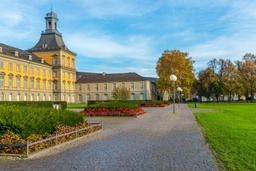
#> input picture filtering/data/bonn.jpg, 256 x 171 px, shrunk from 758 x 506 before the run; the run also reads 1 picture not shown here
$ python denoising_and_optimization.py
#> lines starting #> are read from the running program, lines starting #| are printed output that depends on the picture; long printed decimals are rounded
import cv2
import numpy as np
import time
from skimage.metrics import peak_signal_noise_ratio
import matplotlib.pyplot as plt


# Load image
original_img_color = cv2.imread('data/bonn.jpg')
#> original_img_color is the input picture: shape (171, 256, 3); mean B, G, R 130.5, 143, 125.4
original_img_gray = cv2.cvtColor(original_img_color, cv2.COLOR_BGR2GRAY)
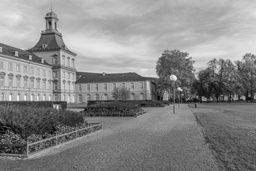
#> original_img_gray: shape (171, 256); min 3, max 252, mean 136.3

# Load noisy image
noisy_img = cv2.imread('data/bonn_noisy.jpg')
noisy_img = cv2.cvtColor(noisy_img, cv2.COLOR_BGR2GRAY)
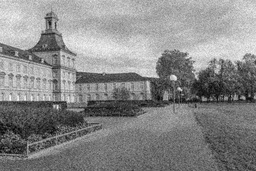
#> noisy_img: shape (171, 256); min 0, max 255, mean 135.8
noisy_img_float_01 = noisy_img.astype(np.float32) / 255.0

psnr_noisy = peak_signal_noise_ratio(original_img_gray, noisy_img)
#> psnr_noisy = 28.8
print(f"PSNR of HIGHLY Noisy Image (Mixed Noise): {psnr_noisy:.2f} dB")
#| PSNR of HIGHLY Noisy Image (Mixed Noise): 28.80 dB

plt.figure(figsize=(10, 5))
plt.subplot(1, 2, 1)
plt.imshow(original_img_gray, cmap='gray')
plt.title('Original Grayscale Image')
plt.axis('off')

plt.subplot(1, 2, 2)
plt.imshow(noisy_img, cmap='gray')
plt.title(f'Noisy Image (Mixed Noise PSNR: {psnr_noisy:.2f} dB)')
plt.axis('off')

plt.tight_layout()
plt.show()
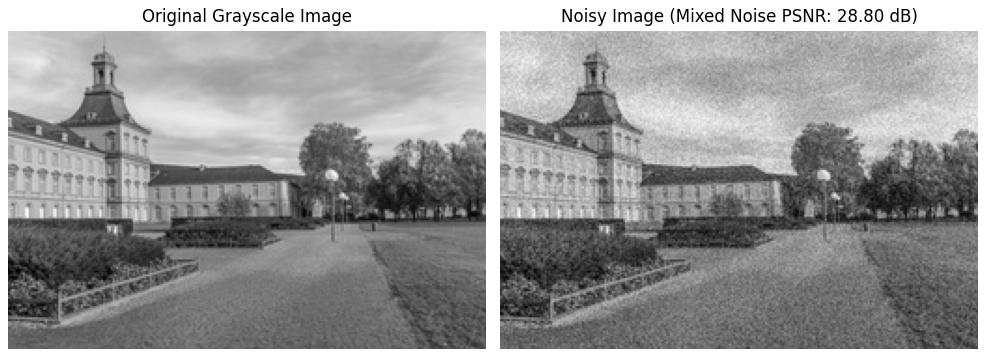
#> figure drawn by matplotlib, 2 panels


# Custom Filter Definitions
def custom_gaussian_filter(image, kernel_size, sigma):
    """Custom Gaussian Filter (Convolution from scratch)"""
    pad_width = kernel_size // 2
    padded_image = np.pad(image, pad_width, mode='reflect')
    output_image = np.zeros_like(image, dtype=np.float32)
    ax = np.arange(-pad_width, pad_width + 1)
    xx, yy = np.meshgrid(ax, ax)
    kernel = np.exp(-(xx ** 2 + yy ** 2) / (2. * sigma ** 2))
    kernel /= np.sum(kernel)

    for i in range(image.shape[0]):
        for j in range(image.shape[1]):
            output_image[i, j] = np.sum(padded_image[i:i + kernel_size, j:j + kernel_size] * kernel)
    return output_image


def calculate_median(values):
    sorted_values = sorted(values)
    n = len(sorted_values)

    mid = n // 2

    if n % 2 == 1:
        return sorted_values[mid]
    else:
        return (sorted_values[mid - 1] + sorted_values[mid]) / 2.0

def custom_median_filter(image, kernel_size):
    """Custom Median Filter (Median calculation from scratch)"""
    pad_width = kernel_size // 2
    padded_image = np.pad(image, pad_width, mode='reflect')
    output_image = np.zeros_like(image, dtype=np.float32)
    for i in range(image.shape[0]):
        for j in range(image.shape[1]):
            output_image[i, j] = calculate_median(padded_image[i:i + kernel_size, j:j + kernel_size].flatten())
    return output_image


def custom_bilateral_filter(image, d, sigma_color, sigma_space):
    """Custom Bilateral Filter"""
    pad_width = d // 2
    padded_image = np.pad(image, pad_width, mode='reflect')
    output_image = np.zeros_like(image, dtype=np.float32)

    # sigma_color is provided in 0-1 float range, matching input image range
    for i in range(image.shape[0]):
        for j in range(image.shape[1]):
            center_pixel = padded_image[i + pad_width, j + pad_width]
            weight_sum = 0
            filtered_pixel_value = 0

            for k in range(d):
                for l in range(d):
                    current_pixel = padded_image[i + k, j + l]

                    # Domain Kernel
                    dist_sq = (k - pad_width) ** 2 + (l - pad_width) ** 2
                    spatial_weight = np.exp(-dist_sq / (2 * sigma_space ** 2))

                    # Range Kernel
                    intensity_diff_sq = (current_pixel - center_pixel) ** 2
                    range_weight = np.exp(-intensity_diff_sq / (2 * sigma_color ** 2))

                    combined_weight = spatial_weight * range_weight
                    weight_sum += combined_weight
                    filtered_pixel_value += combined_weight * current_pixel

            output_image[i, j] = filtered_pixel_value / weight_sum
    return output_image


# Filter Application - Using Default/Non-Optimal Parameters
print("\n--- Filter Application ---")

# Default Parameters
K_DEFAULT = 7           # Kernel size for Gaussian and Median filters (7x7)
S_DEFAULT = 2.0         # Sigma for Gaussian filter
D_DEFAULT = 9           # Diameter for Bilateral filter (9x9 neighborhood)
SC_DEFAULT = 100        # Sigma Color (sigma_r) for cv2.bilateralFilter - in [0-255] range
SS_DEFAULT = 75         # Sigma Space (sigma_d) for cv2.bilateralFilter

# -------------------------- a) Gaussian Filter --------------------------
print("a) Applying Gaussian Filter...")
# CV2
denoised_gaussian_cv2 = cv2.GaussianBlur(noisy_img, (K_DEFAULT, K_DEFAULT), S_DEFAULT)
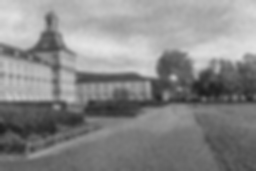
#> denoised_gaussian_cv2: shape (171, 256); min 29, max 228, mean 135.8
psnr_gaussian_cv2 = peak_signal_noise_ratio(original_img_gray, denoised_gaussian_cv2)
#> psnr_gaussian_cv2 = 25.6
# Custom
gaussian_custom_float = custom_gaussian_filter(noisy_img_float_01, kernel_size=K_DEFAULT, sigma=S_DEFAULT)
#> in custom_gaussian_filter, `padded_image = np.pad(image, pad_width, mode='reflect')`:
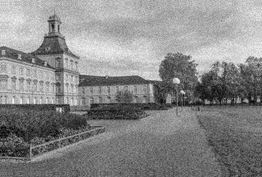
#> padded_image: shape (177, 262) float32; min 0, max 1, mean 0.533
denoised_gaussian_custom = (gaussian_custom_float * 255).astype(np.uint8)
psnr_gaussian_custom = peak_signal_noise_ratio(original_img_gray, denoised_gaussian_custom)
#> psnr_gaussian_custom = 25.59

plt.figure(figsize=(15, 5))
plt.subplot(1, 3, 1)
plt.imshow(noisy_img, cmap='gray')
plt.title(f'Noisy Image (PSNR: {psnr_noisy:.2f} dB)')
plt.axis('off')
plt.subplot(1, 3, 2)
plt.imshow(denoised_gaussian_cv2, cmap='gray')
plt.title(f'CV2 Gaussian (PSNR: {psnr_gaussian_cv2:.2f} dB)')
plt.axis('off')
plt.subplot(1, 3, 3)
plt.imshow(denoised_gaussian_custom, cmap='gray')
plt.title(f'Custom Gaussian (PSNR: {psnr_gaussian_custom:.2f} dB)')
plt.axis('off')
plt.suptitle('a) Gaussian Filter Results (CV2 vs. Custom)', fontweight='bold')
plt.tight_layout()
plt.show()

# -------------------------- b) Median Filter --------------------------
print("b) Applying Median Filter...")
# CV2
denoised_median_cv2 = cv2.medianBlur(noisy_img, K_DEFAULT)
psnr_median_cv2 = peak_signal_noise_ratio(original_img_gray, denoised_median_cv2)
#> psnr_median_cv2 = 25.02
# Custom
median_custom_float = custom_median_filter(noisy_img_float_01, kernel_size=K_DEFAULT)
#> the loop in custom_median_filter, `for i in range(image.shape[0]):` made 171 passes
denoised_median_custom = (median_custom_float * 255).astype(np.uint8)
psnr_median_custom = peak_signal_noise_ratio(original_img_gray, denoised_median_custom)

plt.figure(figsize=(15, 5))
plt.subplot(1, 3, 1)
plt.imshow(noisy_img, cmap='gray')
plt.title(f'Noisy Image (PSNR: {psnr_noisy:.2f} dB)')
plt.axis('off')
plt.subplot(1, 3, 2)
plt.imshow(denoised_median_cv2, cmap='gray')
plt.title(f'CV2 Median (PSNR: {psnr_median_cv2:.2f} dB)')
plt.axis('off')
plt.subplot(1, 3, 3)
plt.imshow(denoised_median_custom, cmap='gray')
plt.title(f'Custom Median (PSNR: {psnr_median_custom:.2f} dB)')
plt.axis('off')
plt.suptitle('b) Median Filter Results (CV2 vs. Custom)', fontweight='bold')
plt.tight_layout()
plt.show()

# -------------------------- c) Bilateral Filter --------------------------
print("c) Applying Bilateral Filter...")
# CV2
denoised_bilateral_cv2 = cv2.bilateralFilter(noisy_img, D_DEFAULT, SC_DEFAULT, SS_DEFAULT)
psnr_bilateral_cv2 = peak_signal_noise_ratio(original_img_gray, denoised_bilateral_cv2)
# Custom (sigma_color scaled for 0-1 input image range)
bilateral_custom_float = custom_bilateral_filter(noisy_img_float_01, d=D_DEFAULT, sigma_color=SC_DEFAULT / 255.0,
                                                 sigma_space=SS_DEFAULT)
#> in custom_bilateral_filter, `padded_image = np.pad(image, pad_width, mode='reflect')`:
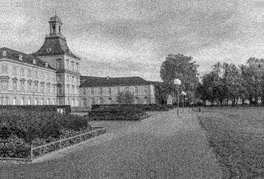
#> padded_image: shape (179, 264) float32; min 0, max 1, mean 0.534
denoised_bilateral_custom = (bilateral_custom_float * 255).astype(np.uint8)
psnr_bilateral_custom = peak_signal_noise_ratio(original_img_gray, denoised_bilateral_custom)

plt.figure(figsize=(15, 5))
plt.subplot(1, 3, 1)
plt.imshow(noisy_img, cmap='gray')
plt.title(f'Noisy Image (PSNR: {psnr_noisy:.2f} dB)')
plt.axis('off')
plt.subplot(1, 3, 2)
plt.imshow(denoised_bilateral_cv2, cmap='gray')
plt.title(f'CV2 Bilateral (PSNR: {psnr_bilateral_cv2:.2f} dB)')
plt.axis('off')
plt.subplot(1, 3, 3)
plt.imshow(denoised_bilateral_custom, cmap='gray')
plt.title(f'Custom Bilateral (PSNR: {psnr_bilateral_custom:.2f} dB)')
plt.axis('off')
plt.suptitle('c) Bilateral Filter Results (CV2 vs. Custom)', fontweight='bold')
plt.tight_layout()
plt.show()


# Performance Comparison
print("\n--- d) Performance Comparison ---")
print("Comparing all three filters using default parameters:\n")

print(f"Gaussian Filter  - PSNR: {psnr_gaussian_cv2:.2f} dB (kernel_size={K_DEFAULT}, sigma={S_DEFAULT})")
#| Gaussian Filter  - PSNR: 25.60 dB (kernel_size=7, sigma=2.0)
print(f"Median Filter    - PSNR: {psnr_median_cv2:.2f} dB (kernel_size={K_DEFAULT})")
#| Median Filter    - PSNR: 25.02 dB (kernel_size=7)
print(f"Bilateral Filter - PSNR: {psnr_bilateral_cv2:.2f} dB (d={D_DEFAULT}, sigma_color={SC_DEFAULT}, sigma_space={SS_DEFAULT})")
#| Bilateral Filter - PSNR: 25.63 dB (d=9, sigma_color=100, sigma_space=75)

# Determine which filter performs best
filter_psnrs = {
    'Gaussian': psnr_gaussian_cv2,
    'Median': psnr_median_cv2,
    'Bilateral': psnr_bilateral_cv2
}
best_filter = max(filter_psnrs, key=filter_psnrs.get)
print(f"\n** Best performing filter with default parameters: {best_filter} (PSNR: {filter_psnrs[best_filter]:.2f} dB) **\n")
#| ** Best performing filter with default parameters: Bilateral (PSNR: 25.63 dB) **

# Display side-by-side comparison
plt.figure(figsize=(16, 4))
plt.subplot(1, 4, 1)
plt.imshow(noisy_img, cmap='gray')
plt.title(f'Noisy Image\nPSNR: {psnr_noisy:.2f} dB')
plt.axis('off')

plt.subplot(1, 4, 2)
plt.imshow(denoised_gaussian_cv2, cmap='gray')
plt.title(f'Gaussian Filter\nPSNR: {psnr_gaussian_cv2:.2f} dB')
plt.axis('off')

plt.subplot(1, 4, 3)
plt.imshow(denoised_median_cv2, cmap='gray')
plt.title(f'Median Filter\nPSNR: {psnr_median_cv2:.2f} dB')
plt.axis('off')

plt.subplot(1, 4, 4)
plt.imshow(denoised_bilateral_cv2, cmap='gray')
plt.title(f'Bilateral Filter\nPSNR: {psnr_bilateral_cv2:.2f} dB')
plt.axis('off')

plt.suptitle('d) Performance Comparison: All Three Filters', fontweight='bold')
plt.tight_layout()
plt.show()


# Parameter Optimization
def run_optimization(original_img, noisy_img):
    """
    Iterates through relevant parameters for Gaussian, Median, and Bilateral filters
    to find the combination that yields the highest PSNR using cv2 functions.
    """
    print("\n--- e) Parameter Optimization Started ---")

    optimization_results = {}

    # Gaussian Filter Optimization
    best_gaussian_psnr = -1
    best_gaussian_params = {}

    kernel_sizes = [3, 5, 7, 9, 11]
    sigma_start = 0.1
    sigma_end = 6.0

    for K in kernel_sizes:
        for S in np.arange(sigma_start, sigma_end, 0.05):
            denoised_img = cv2.GaussianBlur(noisy_img, (K, K), S)
            psnr = peak_signal_noise_ratio(original_img, denoised_img)
            if psnr > best_gaussian_psnr:
                best_gaussian_psnr = psnr
                best_gaussian_params = {'kernel_size': K, 'sigma': S}

    optimization_results['Gaussian'] = {'best_psnr': best_gaussian_psnr, 'optimal_params': best_gaussian_params}
    print(f"-> Gaussian Optimal PSNR: {best_gaussian_psnr:.2f} dB at {best_gaussian_params}")


    # Median Filter Optimization
    best_median_psnr = -1
    best_median_params = {}

    kernel_sizes = [3, 5, 7, 9, 11]

    for K in kernel_sizes:
        denoised_img = cv2.medianBlur(noisy_img, K)
        psnr = peak_signal_noise_ratio(original_img, denoised_img)
        if psnr > best_median_psnr:
            best_median_psnr = psnr
            best_median_params = {'kernel_size': K}

    optimization_results['Median'] = {'best_psnr': best_median_psnr, 'optimal_params': best_median_params}
    print(f"-> Median Optimal PSNR: {best_median_psnr:.2f} dB at {best_median_params}")

    # Bilateral Filter Optimization
    best_bilateral_psnr = -1
    best_bilateral_params = {}

    d_values = [3, 5, 7, 9, 11]
    sigma_color_values_start = 70
    sigma_color_values_end = 150
    sigma_space_values_start = 1
    sigma_space_values_end = 30

    for D in d_values:
        for SC in range(sigma_color_values_start, sigma_color_values_end, 1):
            for SS in range(sigma_space_values_start, sigma_space_values_end):
                denoised_img = cv2.bilateralFilter(noisy_img, D, SC, SS)
                psnr = peak_signal_noise_ratio(original_img, denoised_img)
                if psnr > best_bilateral_psnr:
                    best_bilateral_psnr = psnr
                    best_bilateral_params = {'d': D, 'sigma_color': SC, 'sigma_space': SS}

    optimization_results['Bilateral'] = {'best_psnr': best_bilateral_psnr, 'optimal_params': best_bilateral_params}
    print(f"-> Bilateral Optimal PSNR: {best_bilateral_psnr:.2f} dB at {best_bilateral_params}")

    return optimization_results


# Execution and Display of Optimal Results

optimal_results = run_optimization(original_img_gray, noisy_img)
#| -> Gaussian Optimal PSNR: 30.95 dB at {'kernel_size': 3, 'sigma': 0.55}
#> the loop in run_optimization, `for K in kernel_sizes:` made 5 passes
#> pass 1, in run_optimization, `denoised_img = cv2.medianBlur(noisy_img, K)`:
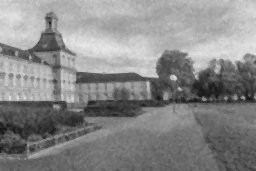
#> denoised_img: shape (171, 256); min 21, max 232, mean 135.9
#| -> Median Optimal PSNR: 28.27 dB at {'kernel_size': 3}
#| -> Bilateral Optimal PSNR: 30.83 dB at {'d': 3, 'sigma_color': 70, 'sigma_space': 1}

# These are the parameters found through optimization:
OPTIMAL_GAUSSIAN_KERNEL = optimal_results['Gaussian']['optimal_params']['kernel_size']
OPTIMAL_GAUSSIAN_SIGMA = optimal_results['Gaussian']['optimal_params']['sigma']

OPTIMAL_MEDIAN_KERNEL = optimal_results['Median']['optimal_params']['kernel_size']

OPTIMAL_BILATERAL_D = optimal_results['Bilateral']['optimal_params']['d']
OPTIMAL_BILATERAL_SIGMA_COLOR = optimal_results['Bilateral']['optimal_params']['sigma_color']
OPTIMAL_BILATERAL_SIGMA_SPACE = optimal_results['Bilateral']['optimal_params']['sigma_space']

print("\n--- Optimal Parameters Summary ---")
print(f"Gaussian: kernel_size={OPTIMAL_GAUSSIAN_KERNEL}, sigma={OPTIMAL_GAUSSIAN_SIGMA}")
#| Gaussian: kernel_size=3, sigma=0.55
print(f"Median: kernel_size={OPTIMAL_MEDIAN_KERNEL}")
#| Median: kernel_size=3
print(f"Bilateral: d={OPTIMAL_BILATERAL_D}, sigma_color={OPTIMAL_BILATERAL_SIGMA_COLOR}, sigma_space={OPTIMAL_BILATERAL_SIGMA_SPACE}")
#| Bilateral: d=3, sigma_color=70, sigma_space=1


# Get Optimal Images using the parameters found
# Gaussian
optimal_gaussian = cv2.GaussianBlur(noisy_img, (OPTIMAL_GAUSSIAN_KERNEL, OPTIMAL_GAUSSIAN_KERNEL), OPTIMAL_GAUSSIAN_SIGMA)

# Median
optimal_median = cv2.medianBlur(noisy_img, OPTIMAL_MEDIAN_KERNEL)

# Bilateral
optimal_bilateral = cv2.bilateralFilter(noisy_img, OPTIMAL_BILATERAL_D, OPTIMAL_BILATERAL_SIGMA_COLOR, OPTIMAL_BILATERAL_SIGMA_SPACE)

# --- Display the Optimal Images ---
plt.figure(figsize=(16, 8))

# Original Noisy Image for context
plt.subplot(2, 2, 1)
plt.imshow(noisy_img, cmap='gray')
plt.title(f'1. Original Noisy Image\nPSNR: {psnr_noisy:.2f} dB')
plt.axis('off')

# Optimal Gaussian
plt.subplot(2, 2, 2)
plt.imshow(optimal_gaussian, cmap='gray')
plt.title(f"2. Optimal Gaussian\nPSNR: {optimal_results['Gaussian']['best_psnr']:.2f} dB\nK={OPTIMAL_GAUSSIAN_KERNEL}, σ={OPTIMAL_GAUSSIAN_SIGMA}")
plt.axis('off')

# Optimal Median
plt.subplot(2, 2, 3)
plt.imshow(optimal_median, cmap='gray')
plt.title(f"3. Optimal Median\nPSNR: {optimal_results['Median']['best_psnr']:.2f} dB\nK={OPTIMAL_MEDIAN_KERNEL}")
plt.axis('off')

# Optimal Bilateral
plt.subplot(2, 2, 4)
plt.imshow(optimal_bilateral, cmap='gray')
plt.title(f"4. Optimal Bilateral\nPSNR: {optimal_results['Bilateral']['best_psnr']:.2f} dB\nd={OPTIMAL_BILATERAL_D}, σc={OPTIMAL_BILATERAL_SIGMA_COLOR}, σs={OPTIMAL_BILATERAL_SIGMA_SPACE}")
plt.axis('off')

plt.suptitle('e) Parameter Optimization: Best Results', fontweight='bold')
plt.tight_layout()
plt.show()
